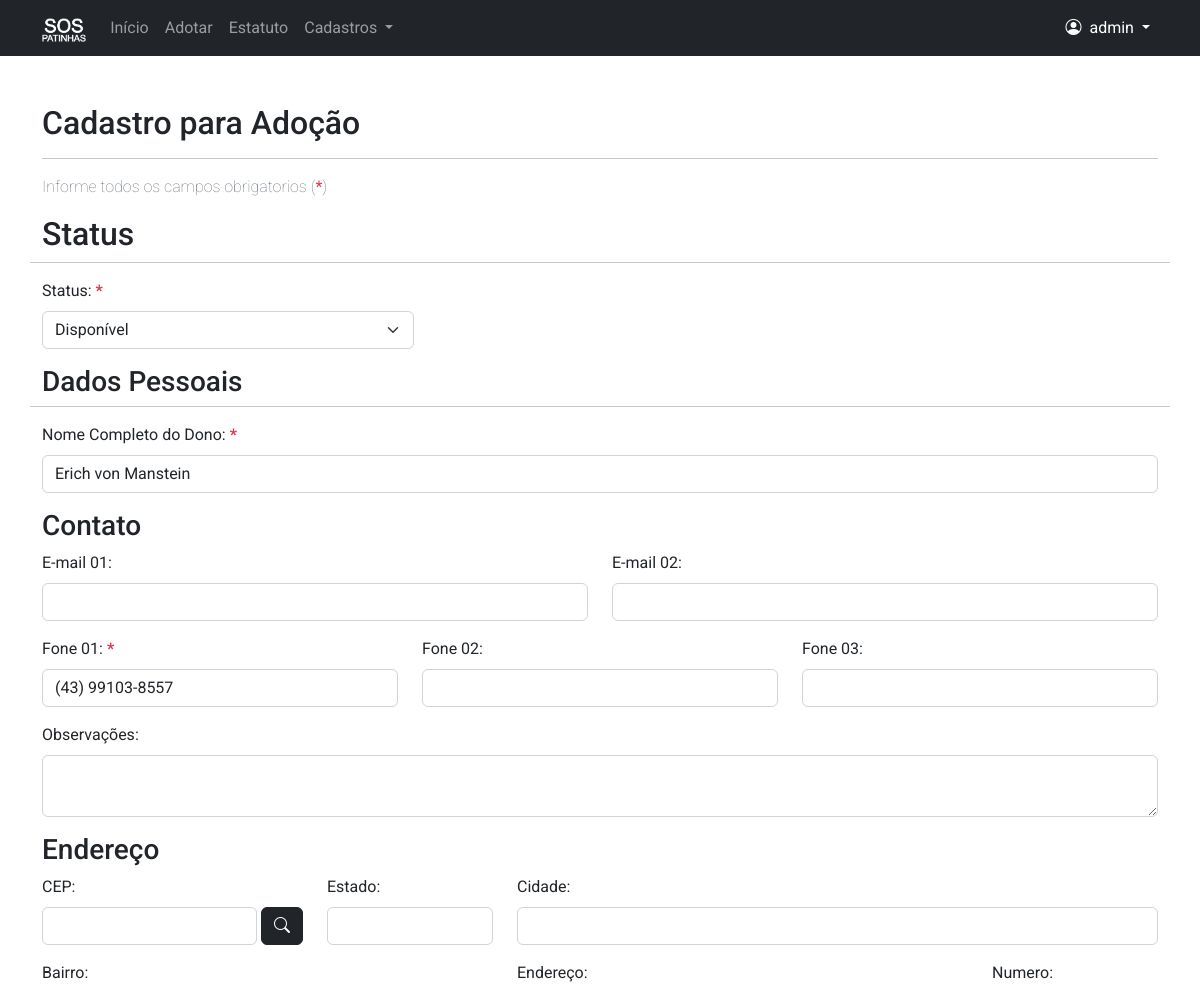
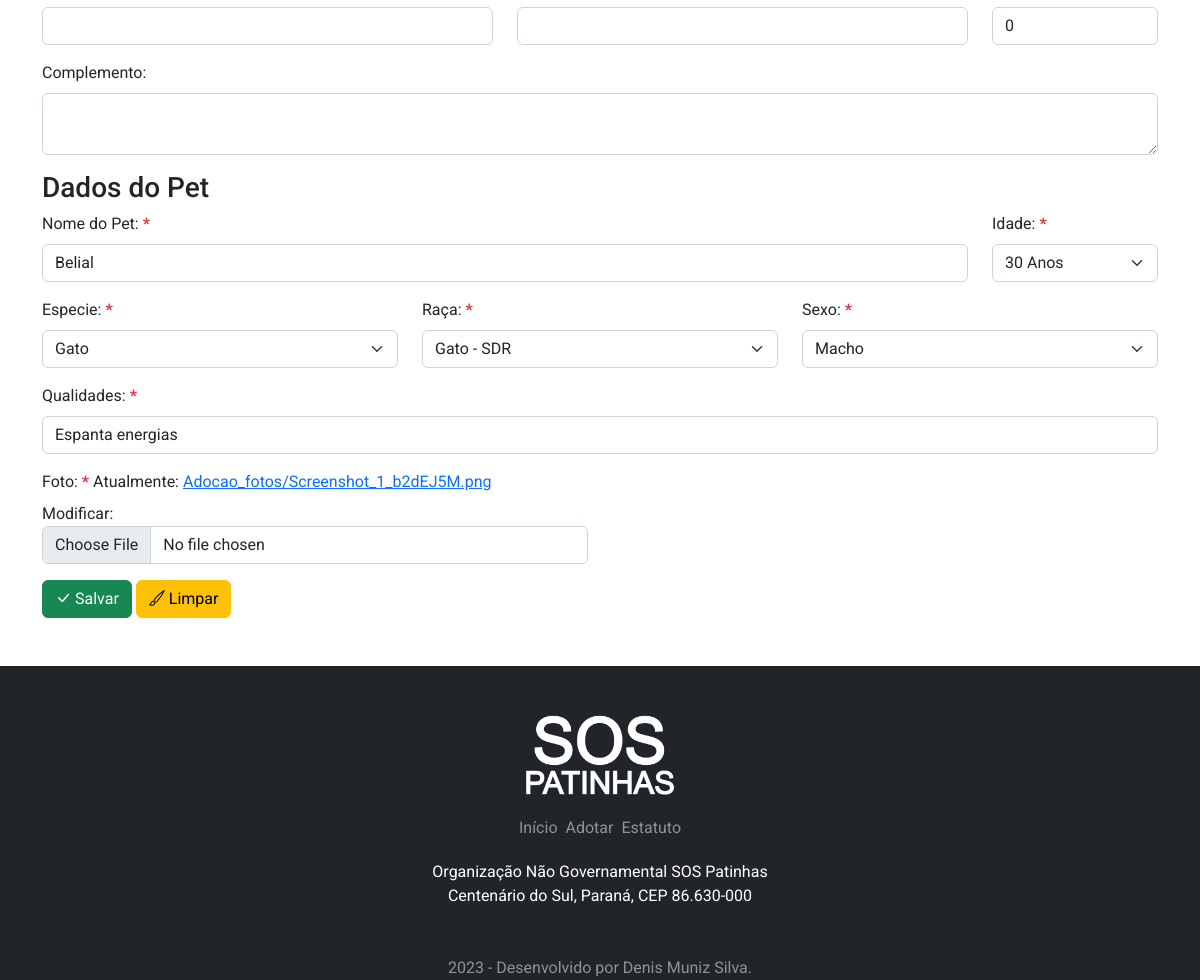
Page /adocao/edit/4 (signed in) on the committed database (2 pictures, top to bottom).
### pet/models.py (models this page shows, shortened)
class Adocao(models.Model):
    VAR_SEXO = [
        ('Indefinido', 'Indefinido'),
        ('Macho', 'Macho'),
        ('Fêmea', 'Fêmea'),
    ]
    VAR_STATUS = [
        ('d', 'Disponível'),
        ('a', 'Adotado'),
        ('c', 'Adoção Cancelada'),
    ]
    VAR_IDADE = [
        ('Desconhecida', 'Desconhecida'),
        ('01 Mês', '01 Mês'),
        ('02 Mêses', '02 Mêses'),
        ('03 Mêses', '03 Mêses'),
        ('04 Mêses', '04 Mêses'),
        ('05 Mêses', '05 Mêses'),
        ('06 Mêses', '06 Mêses'),
        ('07 Mêses', '07 Mêses'),
        ('08 Mêses', '08 Mêses'),
        ('09 Mêses', '09 Mêses'),
        ('10 Mêses', '10 Mêses'),
        ('11 Mêses', '11 Mêses'),
        ('01 Ano', '01 Ano'),
        ('02 Anos', '02 Anos'),
        ('03 Anos', '03 Anos'),
        ('04 Anos', '04 Anos'),
        ('05 Anos', '05 Anos'),
        ('06 Anos', '06 Anos'),
        ('07 Anos', '07 Anos'),
        ('08 Anos', '08 Anos'),
        ('09 Anos', '09 Anos'),
        ('10 Anos', '10 Anos'),
        ('11 Anos', '11 Anos'),
        ('12 Anos', '12 Anos'),
        ('13 Anos', '13 Anos'),
        ('14 Anos', '14 Anos'),
        ('15 Anos', '15 Anos'),
        ('16 Anos', '16 Anos'),
        ('17 Anos', '17 Anos'),
        ('18 Anos', '18 Anos'),
        ('19 Anos', '19 Anos'),
        ('20 Anos', '20 Anos'),
        ('21 Anos', '21 Anos'),
        ('22 Anos', '22 Anos'),
        ('23 Anos', '23 Anos'),
        ('24 Anos', '24 Anos'),
        ('25 Anos', '25 Anos'),
        ('26 Anos', '26 Anos'),
        ('27 Anos', '27 Anos'),
        ('28 Anos', '28 Anos'),
        ('29 Anos', '29 Anos'),
        ('30 Anos', '30 Anos'),
    ]
    cadastrado_em = models.DateTimeField(auto_now_add=True)
    cadastrado_por = models.ForeignKey(User, on_delete=models.PROTECT, verbose_name='Cadastrante')
    nome_dono = models.CharField(
        max_length=200, verbose_name='Nome Completo do Dono')
    email_1 = models.EmailField(
        max_length=150, verbose_name='E-mail 01', null=True, blank=True)
    email_2 = models.EmailField(
        max_length=150, verbose_name='E-mail 02', null=True, blank=True)
    fone_1 = models.CharField(max_length=15, verbose_name='Fone 01')
    fone_2 = models.CharField(
        max_length=15, verbose_name='Fone 02', null=True, blank=True)
    fone_3 = models.CharField(
        max_length=15, verbose_name='Fone 03', null=True, blank=True)
    obs = models.TextField(
        max_length=2000, verbose_name='Observações', null=True, blank=True)
    cep = models.CharField(
        max_length=8, verbose_name='CEP', null=True, blank=True)
    estado = models.CharField(
        max_length=2, verbose_name='Estado', null=True, blank=True)
    cidade = models.CharField(
        max_length=200, verbose_name='Cidade', null=True, blank=True)
    bairro = models.CharField(
        max_length=200, verbose_name='Bairro', null=True, blank=True)
    endereco = models.CharField(
        max_length=250, verbose_name='Endereço', null=True, blank=True)
    numero = models.IntegerField(
        default=0, verbose_name='Número', null=True, blank=True)
    complemento = models.TextField(
        max_length=2000, verbose_name='Complemento', null=True, blank=True)
    nome_pet = models.CharField(max_length=200, verbose_name='Nome do Pet')
    idade = models.CharField(max_length=15, choices=VAR_IDADE)
    especie = models.ForeignKey(
        Especie, on_delete=models.PROTECT, verbose_name='Especie')
    raca = models.ForeignKey(
        Raca, on_delete=models.PROTECT, verbose_name='Raça')
    sexo = models.CharField(max_length=10, choices=VAR_SEXO)
    qualidades = models.CharField(max_length=2000, verbose_name='Qualidades')
    img = models.ImageField(upload_to='Adocao_fotos/', verbose_name='Foto')
    status = models.CharField(max_length=1, choices=VAR_STATUS)

class Raca(models.Model):
    especie = models.ForeignKey(
        Especie, on_delete=models.PROTECT, verbose_name='Especie')
    raca = models.CharField(max_length=150, verbose_name='Raça')
    def __str__(self):
        return f"{self.especie.nome} - {self.raca}"

### pet/views.py (the view)
# urls.py: path('adocao/edit/<int:pk>', PaginaCadastroAdotarEdit.as_view(), name='edit-pet'),
class PaginaCadastroAdotarEdit(LoginRequiredMixin, UpdateView):
    login_url = reverse_lazy('login')
    model = Adocao
    fields = [
        'nome_dono',
        'email_1',
        'email_2',
        'fone_1',
        'fone_2',
        'fone_3',
        'obs',
        'cep',
        'estado',
        'cidade',
        'bairro',
        'endereco',
        'numero',
        'complemento',
        'nome_pet',
        'idade',
        'especie',
        'raca',
        'sexo',
        'qualidades',
        'img',
        'status',
    ]
    template_name = 'pet/divulgar_cadastro.html'
    success_url = reverse_lazy('lista-pet')

### pet/models.py (called while the page is built)
    def __str__(self):
        return f"{self.nome}"

### pet/templates/pet/divulgar_cadastro.html (shortened to what this page needs)
{% extends 'base.html' %}
{% load static %}
{% load widget_tweaks %}
{% block pagina %}
<div class="container py-5">
    <h2>Cadastro para Adoção</h2>
    <hr>
    <p class="text-secondary fw-lighter">
        Informe todos os campos obrigatorios (<span class="text-danger"><b>*</b></span>)
    </p>
    <form enctype="multipart/form-data" method="post">
        <div class="row">
            <h2>Status</h2>
            <hr>
        </div>
        <div class="col-sm-12 col-md-4 mb-3">
            <label for="id_status" class="form-label">Status: <span class="text-danger"><b>*</b></span></label>
            {{ form.status|add_class:"form-select" }}
        </div>
        <div class="row">
            <h3>Dados Pessoais</h3>
            <hr>
            <div class="col-sm-12 col-md-12 mb-3">
                <label for="id_nome-dono" class="form-label">Nome Completo do Dono: <span class="text-danger"><b>*</b></span></label>
                {{ form.nome_dono|add_class:"form-control" }}
            </div>
        </div>
        <h3>Contato</h3>
        <div class="row">
            <div class="col-sm-12 col-md-6 mb-3">
                <label for="id_email_1" class="form-label">E-mail 01:</label>
                {{ form.email_1|add_class:"form-control" }}
            </div>
            <div class="col-sm-12 col-md-6 mb-3">
                <label for="id_email_2" class="form-label">E-mail 02:</label>
                {{ form.email_2|add_class:"form-control" }}
            </div>
            <div class="col-sm-12 col-md-4 mb-3">
                <label for="id_fone_1" class="form-label telefone">Fone 01: <span class="text-danger"><b>*</b></span></label>
                {% render_field form.fone_1 class="form-control" onkeyup="mascaraFone1(event)" %}
            </div>
            <div class="col-sm-12 col-md-4 mb-3">
                <label for="id_fone_3" class="form-label telefone">Fone 02:</label>
                {% render_field form.fone_2 class="form-control" onkeyup="mascaraFone2(event)" %}
            </div>
            <div class="col-sm-12 col-md-4 mb-3">
                <label for="id_fone_3" class="form-label telefone">Fone 03:</label>
                {% render_field form.fone_3 class="form-control" onkeyup="mascaraFone3(event)" %}
            </div>
            <div class="col-sm-12 col-md-12 mb-3">
                <label for="id_obs" class="form-label">Observações:</label>
                {% render_field form.obs class="form-control" rows="2" %}
            </div>
        </div>
        <h3>Endereço</h3>
        <div class="row">
            <div class="col-sm-6 col-md-3 mb-3">
                <label for="div-cep" class="form-label d-block">CEP:</label>
                <div id="div-cep" class="d-inline-flex w-100">
                    {{ form.cep|add_class:"form-control" }}
                    <button type="button" onclick="pesquisacep(id_cep.value);" class="btn btn-dark ms-1">
                        <i class="bi bi-search" id="lupacep"></i>
                    </button>
                </div>
            </div>
            <div class="col-sm-6 col-md-2 mb-3">
                <label for="id_estado" class="form-label">Estado:</label>
                {{ form.estado|add_class:"form-control" }}
            </div>
            <div class="col-sm-12 col-md-7 mb-3">
                <label for="id_cidade" class="form-label">Cidade:</label>
                {{ form.cidade|add_class:"form-control" }}
            </div>
            <div class="col-sm-12 col-md-5 mb-3">
                <label for="id_bairro" class="form-label">Bairro:</label>
                {{ form.bairro|add_class:"form-control" }}
            </div>
            <div class="col-sm-12 col-md-5 mb-3">
                <label for="id_rua" class="form-label">Endereço:</label>
                {{ form.endereco|add_class:"form-control" }}
            </div>
            <div class="col-sm-12 col-md-2 mb-3">
                <label for="id_numero" class="form-label">Numero:</label>
                {{ form.numero |add_class:"form-control" }}
            </div>
            <div class="col-sm-12 col-md-12 mb-3">
                <label for="id_complemento" class="form-label">Complemento:</label>
                {% render_field form.complemento class="form-control" rows="2" %}
            </div>
        </div>
        <h3>Dados do Pet</h3>
        <div class="row">
            <div class="col-sm-12 col-md-10 mb-3">
                <label for="id_nome_pet" class="form-label">Nome do Pet: <span class="text-danger"><b>*</b></span></label>
                {{ form.nome_pet |add_class:"form-control" }}
            </div>
            <div class="col-sm-12 col-md-2 mb-3">
                <label for="id_idade" class="form-label">Idade: <span class="text-danger"><b>*</b></span></label>
                {{ form.idade |add_class:"form-select" }}
            </div>
            <div class="col-sm-12 col-md-4 mb-3">
                <label for="id_especie" class="form-label">Especie: <span class="text-danger"><b>*</b></span></label>
                {{ form.especie |add_class:"form-select" }}
            </div>
            <div class="col-sm-12 col-md-4 mb-3">
                <label for="id_raca" class="form-label">Raça: <span class="text-danger"><b>*</b></span></label>
                {{ form.raca |add_class:"form-select" }}
            </div>
            <div class="col-sm-12 col-md-4 mb-3">
                <label for="id_sexo" class="form-label">Sexo: <span class="text-danger"><b>*</b></span></label>
                {{ form.sexo |add_class:"form-select" }}
            </div>
            <div class="col-sm-12 col-md-12 mb-3">
                <label for="id_qualidades" class="form-label">Qualidades: <span class="text-danger"><b>*</b></span></label>
                {{ form.qualidades |add_class:"form-control" }}
            </div>
            <div class="col-sm-12 col-md-6 mb-3">
                <label for="id_img" class="form-label">Foto: <span class="text-danger"><b>*</b></span></label>
                {{ form.img |add_class:"form-control" }}
            </div>
        </div>
        <div>
            <button type="submit" class="btn btn-success"><i class="bi bi-check-lg me-1"></i>Salvar</button>
            <button type="reset" class="btn btn-warning"><i class="bi bi-brush me-1"></i>Limpar</button>
        </div>
    </form>
</div>
{% endblock %}

### templates/base.html (shortened to what this page needs)
<!doctype html>
{% load static %}
<html lang="pt-br">
<head>
    <link href="https://cdn.jsdelivr.net/npm/bootstrap@5.2.3/dist/css/bootstrap.min.css" rel="stylesheet"
>
    <link rel="stylesheet" href="{% static 'css/main.css' %}">
    <link rel="stylesheet" href="https://cdn.jsdelivr.net/npm/bootstrap-icons@1.10.3/font/bootstrap-icons.css">
</head>
<body>
    {% block menu %}
    <header>
        <div class="bg-dark">
            <nav class="container navbar navbar-dark bg-dark navbar-expand-lg ">
                <div class="container-fluid">
                    <a class="navbar-brand" href="{% url 'inicio' %}">
                        <img src="{% static 'img/sos.png' %}" alt="Logo" height="24">
                    </a>
                    <div class="collapse navbar-collapse" id="navbarSupportedContent">
                        <ul class="navbar-nav me-auto mb-2 mb-lg-0">
                            <li class="nav-item">
                                <a class="nav-link {% block menuativo1 %} {% endblock %}" aria-current="page"
                                    href="{% url 'inicio' %}">Início</a>
                            </li>
                            <li class="nav-item">
                                <a class="nav-link {% block menuativo2 %} {% endblock %}"
                                    href="{% url 'adotar' %}">Adotar</a>
                            </li>
                            <li class="nav-item">
                                <a class="nav-link {% block menuativo3 %} {% endblock %}"
                                    href="{% url 'estatuto' %}">Estatuto</a>
                            </li>
                            {% if request.user.is_authenticated %}
                            <li class="nav-item dropdown">
                                <a class="nav-link dropdown-toggle" href="#" role="button" data-bs-toggle="dropdown"
                                    aria-expanded="false">
                                    Cadastros
                                </a>
                            </li>
                            {% endif %}
                        </ul>
                        <div class="d-flex justify-content-end">
                            {% if request.user.is_authenticated %}
                            <ul class="navbar-nav me-auto mb-2 mb-lg-0">
                                <li class="nav-item dropdown ">
                                    <a class="nav-link dropdown-toggle text-white" href="#" role="button"
                                        data-bs-toggle="dropdown" aria-expanded="false">
                                        <i class="bi bi-person-circle me-1"></i>
                                        {{ request.user }}
                                    </a>
                                </li>
                            </ul>
                            {% endif %}
                        </div>
                    </div>
                </div>
            </nav>
        </div>
    </header>
    {% endblock %}
    {% block pagina %}
    {% endblock %}
    {% block footer %}
    <footer class="bg-dark pt-5">
        <div class="container d-block">
            <div class="d-flex justify-content-center pb-3">
                <img src="{% static 'img/sos.png' %}" alt="Logo" class="img-rodape">
            </div>
            <div class="d-flex justify-content-center ">
                <a href="{% url 'inicio' %}"
                    class="fst-normal {% block footerativo1 %} rodapelinks {% endblock %} p-1">Início</a>
                <a href="{% url 'adotar' %}"
                    class="fst-normal {% block footerativo2 %} rodapelinks {% endblock %} p-1">Adotar</a>
                <a href="{% url 'estatuto'  %}"
                    class="fst-normal {% block footerativo3 %} rodapelinks {% endblock %} p-1">Estatuto</a>
            </div>
            <div class="text-center text-white bg-dark p-3">
                <p>
                    Organização Não Governamental SOS Patinhas<br>
                    Centenário do Sul, Paraná, CEP 86.630-000
                </p>
            </div>
            <div class="text-center text-white-50 bg-dark pt-3">
                2023 - Desenvolvido por Denis Muniz Silva.
            </div>
        </div>
    </footer>
    {% endblock %}
</body>
</html>

### static/css/main.css (style rules this page uses)
* { font-family: 'Mountains of Christmas', cursive; font-family: 'Roboto', sans-serif; }
.img-rodape { max-width: 150px; width: 100%; display: block; }
.rodapelinks { text-decoration: none; color: rgba(255, 255, 255, 0.5); }

### rows in the picture
Adocao: status "Disponível", nome_dono "Erich von Manstein", fone_1 "(43) 99103-8557", numero "0", nome_pet "Belial", idade "30 Anos", especie "Gato", sexo "Macho", qualidades "Espanta energias"
Raca: raca "Gato - SDR"

### other values in the picture
{{ request.user }} "admin"
